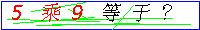
#> input picture xzscredit/validatecode/tianjin/2.jpg, 200 x 30 px
$ python base_1.py   (Python 2 division)   (older library calls are emulated)
#> lines starting #> are read from the running program, lines starting #| are printed output that depends on the picture
# coding:utf-8
from PIL import Image
import pytesseract

var1 = {
    "12 12 9 11 11 11 11 11 8 12 12 12 12 12": 1,
    "12 12 8 11 11 11 11 12 8 12 12 12 12 12": 2,
    "12 12 8 11 10 9 11 10 8 12 12 12 12 12": 3,
    "12 12 11 10 10 10 6 11 11 12 12 12 12 12": 4,
    "12 12 8 11 9 10 11 11 9 12 12 12 12 12": 5,
    "12 12 9 11 10 9 10 10 9 12 12 12 12 12": 6,
    "12 12 8 11 12 11 11 11 11 12 12 12 12 12": 7,
    "12 12 9 10 9 9 10 10 8 12 12 12 12 12": 8,
    "12 12 9 10 10 10 9 11 8 12 12 12 12 12": 9,
}

var2 = {
    "13 12 12 11 9 10 11 12 9 10 13 13 13 13": "+",
    "13 12 12 11 9 11 11 12 9 10 13 13 13 13": "+",
    "13 10 12 8 8 12 7 12 10 12 13 13 13 13": "+",
    "13 11 12 8 8 12 7 12 10 12 13 13 13 13": "x",
}

var3 = {
    "12 12 9 11 11 11 11 11 8 12 12 12 12 12": 1,
    "12 12 8 11 11 11 11 12 8 12 12 12 12 12": 2,
    "12 12 8 11 10 9 11 10 8 12 12 12 12 12": 3,
    "12 12 11 10 10 10 7 11 11 12 12 12 12 12": 4,
    "12 12 8 11 9 10 11 11 9 12 12 12 12 12": 5,
    "12 12 9 11 10 9 10 10 9 12 12 12 12 12": 6,
    "12 12 8 11 12 11 11 11 11 12 12 12 12 12": 7,
    "12 12 9 10 9 9 10 10 8 12 12 12 12 12": 8,
    "12 12 9 10 10 10 9 11 8 12 12 12 12 12": 9,
}

threshold = 100
table = []
for i in range(256):
    if i < threshold:
        table.append(0)
    else:
        table.append(1)

# [11 lines of commented-out code are left out]
image = Image.open("2.jpg")
#> image is the input picture: PIL image 200x30 RGB; mean R, G, B 201.7, 212.2, 204.3

# 打印图片信息
print image.size
#| (200, 30)
# 转换为灰度图
image = image.convert('L')
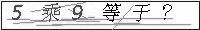
#> image: PIL image 200x30 L; min 0, max 255, mean 208.2

# 二值化
image = image.point(table, '1')
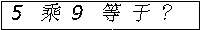
#> image: PIL image 200x30 1; 85.6% white; black in thin lines or dots

# 图片缩放
image.thumbnail((100, 15))


# [4 lines of commented-out code are left out]

total = 0
tezhenglist = []
for x in range(1, 15):
    for y in range(3, 15):

        total += image.getpixel((y, x))
    tezhenglist.append(str(total))
    total = 0
#> after the loop, tezhenglist = ['12', '8', '11', '11', '8', '11', '11', '10', '9', '12', '12', '12', '12', '0']
#> (the run stopped early here; a loop or call above may not have finished)

$ run again, with xzscredit/validatecode/tianjin/1+4.jpg copied over xzscredit/validatecode/tianjin/2.jpg
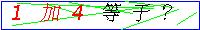
#> input picture xzscredit/validatecode/tianjin/1+4.jpg, 200 x 30 px
#> image is the input picture: PIL image 200x30 RGB; mean R, G, B 205.4, 214.5, 208.9
#| (200, 30)
#> `image = image.convert('L')`:
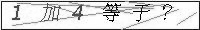
#> image: PIL image 200x30 L; min 0, max 255, mean 211.1
#> `image = image.point(table, '1')`:
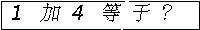
#> image: PIL image 200x30 1; 86.4% white; black in thin lines or dots
#> after the loop `for x in range(1, 15):`: tezhenglist = ['12', '10', '10', '11', '11', '11', '11', '11', '8', '12', '12', '12', '12', '0']

$ run again, with xzscredit/validatecode/tianjin/2+8.jpg copied over xzscredit/validatecode/tianjin/2.jpg
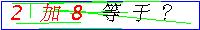
#> input picture xzscredit/validatecode/tianjin/2+8.jpg, 200 x 30 px
#> image is the input picture: PIL image 200x30 RGB; mean R, G, B 204.5, 215.9, 207.1
#| (200, 30)
#> `image = image.convert('L')`:
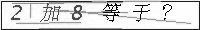
#> image: PIL image 200x30 L; min 0, max 255, mean 211.5
#> `image = image.point(table, '1')`:
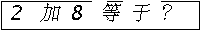
#> image: PIL image 200x30 1; 86.8% white; black in thin lines or dots
#> after the loop `for x in range(1, 15):`: tezhenglist = ['12', '9', '9', '11', '11', '11', '12', '11', '7', '12', '12', '12', '12', '0']

$ run again, with xzscredit/validatecode/tianjin/2x2.jpg copied over xzscredit/validatecode/tianjin/2.jpg
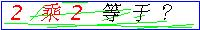
#> input picture xzscredit/validatecode/tianjin/2x2.jpg, 200 x 30 px
#> image is the input picture: PIL image 200x30 RGB; mean R, G, B 202.1, 213.2, 207
#| (200, 30)
#> `image = image.convert('L')`:
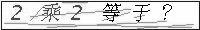
#> image: PIL image 200x30 L; min 0, max 255, mean 209.2
#> `image = image.point(table, '1')`:
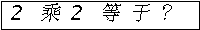
#> image: PIL image 200x30 1; 85.9% white; black in thin lines or dots
#> after the loop `for x in range(1, 15):`: tezhenglist = ['12', '9', '9', '11', '11', '11', '12', '11', '7', '12', '12', '12', '12', '0']
